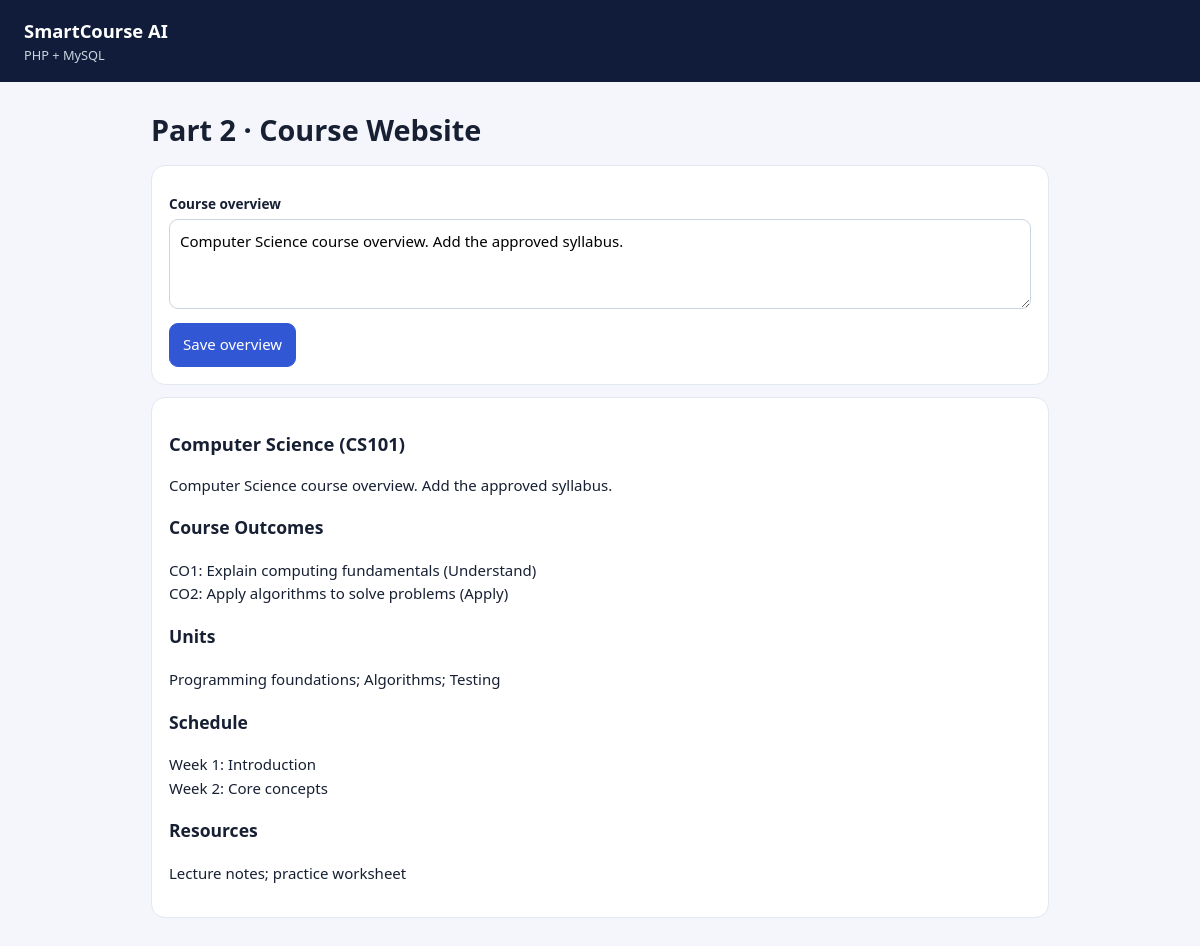
The app's page /website.php with its own data.
### tables this page shows
CREATE TABLE IF NOT EXISTS subjects (
  id INT AUTO_INCREMENT PRIMARY KEY,
  name VARCHAR(160) NOT NULL,
  code VARCHAR(40) NOT NULL UNIQUE,
  department VARCHAR(120) DEFAULT 'General',
  semester VARCHAR(80) DEFAULT 'Semester 1',
  outcomes TEXT,
  units TEXT,
  course_calendar TEXT,
  resources TEXT,
  website_overview TEXT,
  responsible_ai_policy TEXT,
  created_at TIMESTAMP DEFAULT CURRENT_TIMESTAMP
);

### website.php (the view, shortened to what this page needs)
<?php
require __DIR__.'/config.php';function e($v){return htmlspecialchars((string)$v,ENT_QUOTES,'UTF-8');}
$id=filter_input(INPUT_GET,'subject_id',FILTER_VALIDATE_INT)?:1;$stmt=$pdo->prepare("SELECT * FROM subjects WHERE id=?");$stmt->execute([$id]);$s=$stmt->fetch();if(!$s)exit('Subject not found.');
?><!doctype html><html><head><meta charset="utf-8"><meta name="viewport" content="width=device-width,initial-scale=1"><title>Course website</title><link rel="stylesheet" href="style.css"></head><body><header><a class="brand" href="index.php?subject_id=<?=$id?>">SmartCourse AI <small>PHP + MySQL</small></a></header><main class="standalone"><h1>Part 2 · Course Website</h1><?php if(isset($_GET['saved']))echo '<div class="notice">Saved.</div>';?><form method="post" class="card"><label>Course overview</label><textarea name="website_overview"><?=e($s['website_overview'])?></textarea><button class="primary">Save overview</button></form><article class="card"><h2><?=e($s['name'])?> (<?=e($s['code'])?>)</h2><p><?=nl2br(e($s['website_overview']))?></p><h3>Course Outcomes</h3><p><?=nl2br(e($s['outcomes']))?></p><h3>Units</h3><p><?=nl2br(e($s['units']))?></p><h3>Schedule</h3><p><?=nl2br(e($s['course_calendar']))?></p><h3>Resources</h3><p><?=nl2br(e($s['resources']))?></p></article></main></body></html>

### style.css (style rules this page uses)
* { box-sizing:border-box }
:root { --bg:#f4f6fb;--ink:#172033;--muted:#64748b;--line:#e2e8f0;--brand:#3157d5;--soft:#e9eeff }
body { margin:0;background:var(--bg);color:var(--ink);font:15px/1.55 system-ui,-apple-system,Segoe UI,Roboto,sans-serif }
header { background:#111c3a;color:white;padding:17px 24px;display:flex;align-items:center;justify-content:space-between;gap:16px;flex-wrap:wrap }
.brand { font-size:1.15rem;font-weight:800;color:#fff;text-decoration:none }
.brand small { display:block;color:#cbd5e1;font-weight:400;font-size:.8rem }
select,input,textarea { font:inherit;padding:10px;border:1px solid #cbd5e1;border-radius:9px;width:100%;background:white }
main { padding:26px;max-width:1450px;width:100%;margin:auto }
.standalone { max-width:950px }
h1 { font-size:1.8rem;margin:0 0 10px }
h2 { font-size:1.15rem }
.stats section,.card { background:white;border:1px solid var(--line);border-radius:14px;padding:17px;margin:12px 0 }
label { display:block;font-weight:700;font-size:.85rem;margin:10px 0 5px }
textarea { min-height:90px }
button,.button { display:inline-block;cursor:pointer;font:inherit;text-decoration:none;border:1px solid var(--line);border-radius:9px;background:white;color:var(--ink);padding:9px 13px;margin:8px 6px 0 0 }
.primary { background:var(--brand)!important;color:#fff!important;border-color:var(--brand)!important }

### records on screen
subjects: website_overview "Computer Science course overview. Add the approved syllabus.", name "Computer Science", code "CS101", outcomes "CO1: Explain computing fundamentals (Understand) CO2: Apply algorithms to solve problems (Apply)", units "Programming foundations; Algorithms; Testing", course_calendar "Week 1: Introduction Week 2: Core concepts", resources "Lecture notes; practice worksheet"
